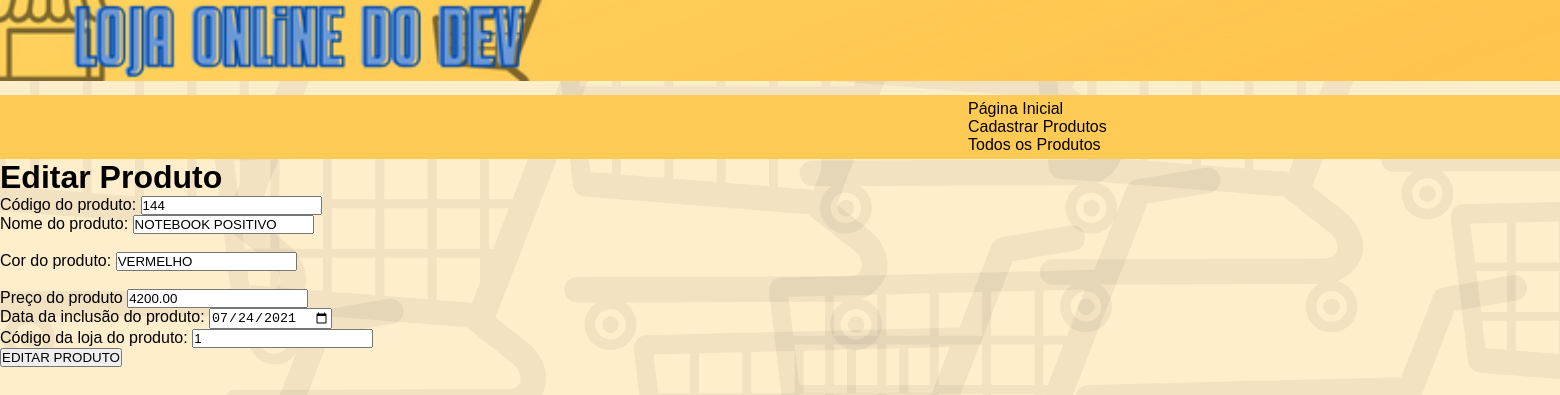
The page /?page=editar&cod_prod=144 on the database its author committed.
### tables this page shows
CREATE TABLE `tb_produtos` (
  `cod_prod` int(8) NOT NULL,
  `loj_prod` int(8) NOT NULL,
  `desc_prod` char(40) NOT NULL,
  `cor_prod` char(20) NOT NULL,
  `preco_prod` decimal(8,2) NOT NULL,
  `dt_inclu_prod` date NOT NULL
);

### editar_produto.php (the view, shortened to what this page needs)
<h1>Editar Produto</h1>
<?php
	$sql = "SELECT * FROM tb_produtos WHERE cod_prod=".$_REQUEST["cod_prod"];
	$res = $conn->query($sql);
	$row = $res->fetch_object();
?>
<form action="?page=salvar" method="POST">
	<div class="cod-prod">
		<label>Código do produto:</label>
		<input type="number" name="cod_prod" value="<?php print $row->cod_prod; ?>" class="form-control" placeholder="Máximo 8 números" maxlength="8" required>
	</div>
	<div class="nome-prod">
		<label>Nome do produto:</label>
		<input type="text" name="desc_prod" value="<?php print $row->desc_prod; ?>" class="form-control" placeholder="Exemplo: Computador" maxlength="40">
	</div> <br>
	<div class="cor-prod">
		<label>Cor do produto: </label>
		<input type="text" name="cor_prod" value="<?php print $row->cor_prod; ?>" class="form-control" placeholder="Exemplo: Vermelho" maxlength="20" required>
	</div> <br>
	<div class="preco-prod">
		<label>Preço do produto</label>
		<input type="number" name="preco_prod" value="<?php print $row->preco_prod; ?>" class="form-control" placeholder="Exemplo: 199.90" min="1" step="any" required>
	</div>
	<div class="dt-inclu-prod">
		<label>Data da inclusão do produto:</label>
		<input type="date" name="dt_inclu_prod" value="<?php print $row->dt_inclu_prod; ?>" class="form-control" required>
	</div>
	<div class="loj-prod">
		<label>Código da loja do produto:</label>
		<input type="number" name="loj_prod" value="<?php print $row->loj_prod; ?>" class="form-control" placeholder="Exemplo: 1 ou 2" maxlength="1" required>
	</div>
	<div class="botao-envio">
		<button type="submit">EDITAR PRODUTO</button>
	</div>
</form>

### CSS/style.css (style rules this page uses)
* { padding: 0px; margin: 0px; }
body { width: 1920px; font-size: 1em; font-family: "Trebuchet MS", Helvetica, sans-serif; background-image: url(../img/fundo.png); }

### rows shown on the page
tb_produtos: cod_prod "144", desc_prod "NOTEBOOK POSITIVO", cor_prod "VERMELHO", preco_prod "4200.00", dt_inclu_prod "07/24/2021", loj_prod "1"
